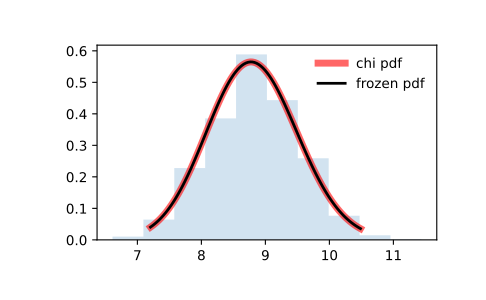

Python code for this plot:
from scipy.stats import chi
import matplotlib.pyplot as plt
fig, ax = plt.subplots(1, 1)

# Calculate the first four moments:

df = 78
mean, var, skew, kurt = chi.stats(df, moments='mvsk')

# Display the probability density function (``pdf``):

x = np.linspace(chi.ppf(0.01, df),
                chi.ppf(0.99, df), 100)
ax.plot(x, chi.pdf(x, df),
       'r-', lw=5, alpha=0.6, label='chi pdf')

# Alternatively, the distribution object can be called (as a function)
# to fix the shape, location and scale parameters. This returns a "frozen"
# RV object holding the given parameters fixed.

# Freeze the distribution and display the frozen ``pdf``:

rv = chi(df)
ax.plot(x, rv.pdf(x), 'k-', lw=2, label='frozen pdf')

# Check accuracy of ``cdf`` and ``ppf``:

vals = chi.ppf([0.001, 0.5, 0.999], df)
np.allclose([0.001, 0.5, 0.999], chi.cdf(vals, df))
# True

# Generate random numbers:

r = chi.rvs(df, size=1000)

# And compare the histogram:

ax.hist(r, density=True, histtype='stepfilled', alpha=0.2)
ax.legend(loc='best', frameon=False)
plt.show()
